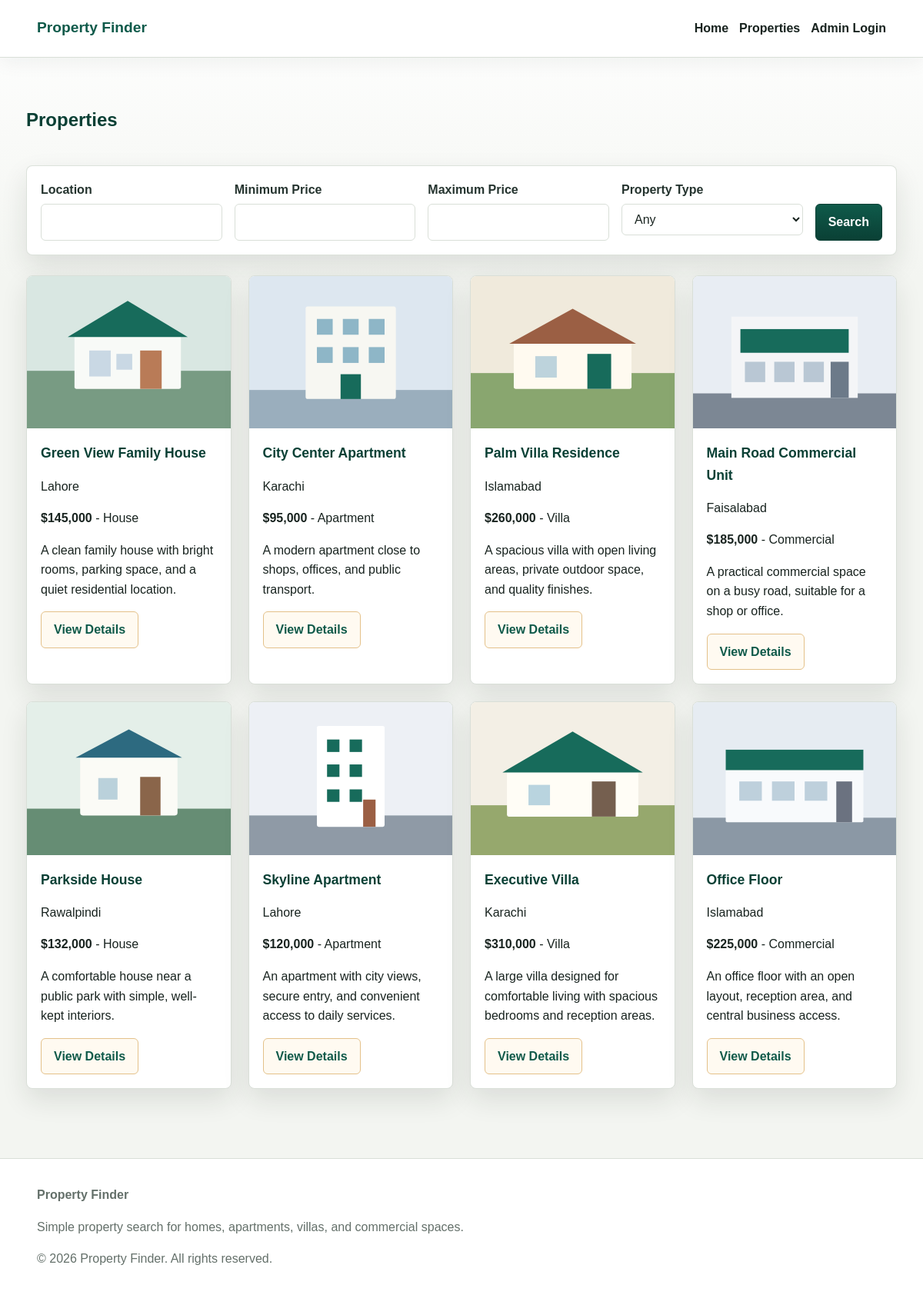
/properties.php, run on the app's committed database.
### tables this page shows
CREATE TABLE properties (
    id INT UNSIGNED AUTO_INCREMENT PRIMARY KEY,
    title VARCHAR(150) NOT NULL,
    location VARCHAR(150) NOT NULL,
    price DECIMAL(12, 2) NOT NULL,
    property_type ENUM('House', 'Apartment', 'Villa', 'Commercial') NOT NULL,
    description TEXT NOT NULL,
    image VARCHAR(255) NOT NULL,
    contact_name VARCHAR(150) NOT NULL,
    contact_phone VARCHAR(50) NOT NULL,
    contact_email VARCHAR(150) NOT NULL,
    created_at TIMESTAMP DEFAULT CURRENT_TIMESTAMP
);

### config/database.php (called while the page is built, shortened)
<?php
function e(?string $value): string
{
    return htmlspecialchars((string) $value, ENT_QUOTES, 'UTF-8');
}
function money(string|int|float $value): string
{
    return '$' . number_format((float) $value, 0);
}

### properties.php (the view, shortened to what this page needs)
<?php
require_once __DIR__ . '/config/database.php';
$params = [];
$sql = 'SELECT * FROM properties';
$sql .= ' ORDER BY created_at DESC';
$stmt = $pdo->prepare($sql);
$stmt->execute($params);
$properties = $stmt->fetchAll();
require_once __DIR__ . '/includes/header.php';
?>
<section class="section">
    <div class="section-heading">
        <h1>Properties</h1>
    </div>
    <form class="filter-form" method="get">
        <div>
            <label for="location">Location</label>
            <input type="text" id="location" name="location" value="<?= e($_GET['location'] ?? '') ?>">
        </div>
        <div>
            <label for="min_price">Minimum Price</label>
            <input type="number" id="min_price" name="min_price" min="0" step="1000" value="<?= e($_GET['min_price'] ?? '') ?>">
        </div>
        <div>
            <label for="max_price">Maximum Price</label>
            <input type="number" id="max_price" name="max_price" min="0" step="1000" value="<?= e($_GET['max_price'] ?? '') ?>">
        </div>
        <div>
            <label for="property_type">Property Type</label>
            <select id="property_type" name="property_type">
                <?php foreach (['' => 'Any', 'House' => 'House', 'Apartment' => 'Apartment', 'Villa' => 'Villa', 'Commercial' => 'Commercial'] as $value => $label): ?>
                    <option value="<?= e($value) ?>" <?= (($_GET['property_type'] ?? '') === $value) ? 'selected' : '' ?>><?= e($label) ?></option>
                <?php endforeach; ?>
            </select>
        </div>
        <button class="button" type="submit">Search</button>
    </form>
    <?php if (!$properties): ?>
        <p class="notice">No properties found.</p>
    <?php else: ?>
        <div class="property-grid">
            <?php foreach ($properties as $property): ?>
                <article class="property-card">
                    <img src="<?= e($property['image']) ?>" alt="<?= e($property['title']) ?>">
                    <div class="property-card-body">
                        <h2><?= e($property['title']) ?></h2>
                        <p><?= e($property['location']) ?></p>
                        <p><strong><?= money($property['price']) ?></strong> - <?= e($property['property_type']) ?></p>
                        <?php $shortDescription = strlen($property['description']) > 120 ? substr($property['description'], 0, 120) . '...' : $property['description']; ?>
                        <p><?= e($shortDescription) ?></p>
                        <a class="button button-outline" href="property-details.php?id=<?= (int) $property['id'] ?>">View Details</a>
                    </div>
                </article>
            <?php endforeach; ?>
        </div>
    <?php endif; ?>
</section>
<?php require_once __DIR__ . '/includes/footer.php'; ?>

### assets/css/style.css (style rules this page uses)
:root { --bg: #f3f5f1; --surface: #ffffff; --surface-soft: #fbf7ef; --text: #18231f; --muted: #64706a; --primary: #0f5a4a; --primary-dark: #0a4035; --accent: #c98f3d; --accent-dark: #9f6b25; --border: #d9dfd8; --danger: #b42318; --success: #137333; --shadow: 0 14px 34px rgba(24, 35, 31, 0.11); }
* { box-sizing: border-box; }
body { margin: 0; background: linear-gradient(180deg, #ffffff 0, var(--bg) 360px), var(--bg); color: var(--text); font-family: Arial, Helvetica, sans-serif; line-height: 1.6; }
a { color: var(--primary); }
img { display: block; max-width: 100%; }
.section { max-width: 1180px; margin: 0 auto; padding: 42px clamp(16px, 4vw, 24px); }
.section-heading, .admin-heading { align-items: center; display: flex; justify-content: space-between; gap: 18px; margin-bottom: 20px; }
.search-form, .filter-form { background: var(--surface); border: 1px solid rgba(217, 223, 216, 0.9); border-radius: 8px; box-shadow: var(--shadow); display: grid; gap: 16px; grid-template-columns: repeat(4, minmax(140px, 1fr)) auto; padding: 18px; }
.filter-form { margin-bottom: 26px; }
label { display: block; color: #25342f; font-weight: 700; margin-bottom: 6px; }
input, select, textarea { border: 1px solid var(--border); border-radius: 6px; color: var(--text); font: inherit; background: #ffffff; padding: 10px 12px; width: 100%; }
.button { align-self: end; background: linear-gradient(180deg, var(--primary), var(--primary-dark)); border: 1px solid var(--primary-dark); border-radius: 6px; color: #ffffff; cursor: pointer; display: inline-block; font: inherit; font-weight: 700; padding: 10px 16px; text-align: center; text-decoration: none; }
.button-outline { background: #fffaf1; border-color: #e4c18a; color: var(--primary); }
.property-grid { display: grid; gap: 22px; grid-template-columns: repeat(auto-fit, minmax(240px, 1fr)); }
.property-card { background: var(--surface); border: 1px solid var(--border); border-radius: 8px; box-shadow: var(--shadow); overflow: hidden; transition: transform 160ms ease, box-shadow 160ms ease; }
.property-card img { aspect-ratio: 4 / 3; object-fit: cover; width: 100%; }
.property-card-body { padding: 18px; }
.property-card h2, .property-card h3 { font-size: 1.1rem; margin: 0 0 8px; color: var(--primary-dark); }
.details-panel h1, .login-box h1, .section-heading h1, .section-heading h2, .admin-heading h1, .narrow h1, .narrow h2 { color: var(--primary-dark); }

### data on the page
properties: image (picture), title "Green View Family House", location "Lahore", price "$145,000", property_type "House", description "A clean family house with bright rooms, parking space, and a quiet residential location."
properties: image (picture), title "City Center Apartment", location "Karachi", price "$95,000", property_type "Apartment", description "A modern apartment close to shops, offices, and public transport."
properties: image (picture), title "Palm Villa Residence", location "Islamabad", price "$260,000", property_type "Villa", description "A spacious villa with open living areas, private outdoor space, and quality finishes."
properties: image (picture), title "Main Road Commercial Unit", location "Faisalabad", price "$185,000", property_type "Commercial", description "A practical commercial space on a busy road, suitable for a shop or office."
properties: image (picture), title "Parkside House", location "Rawalpindi", price "$132,000", property_type "House", description "A comfortable house near a public park with simple, well-kept interiors."
properties: image (picture), title "Skyline Apartment", location "Lahore", price "$120,000", property_type "Apartment", description "An apartment with city views, secure entry, and convenient access to daily services."
properties: image (picture), title "Executive Villa", location "Karachi", price "$310,000", property_type "Villa", description "A large villa designed for comfortable living with spacious bedrooms and reception areas."
properties: image (picture), title "Office Floor", location "Islamabad", price "$225,000", property_type "Commercial", description "An office floor with an open layout, reception area, and central business access."

### other printed values
form field property_type "Any"
